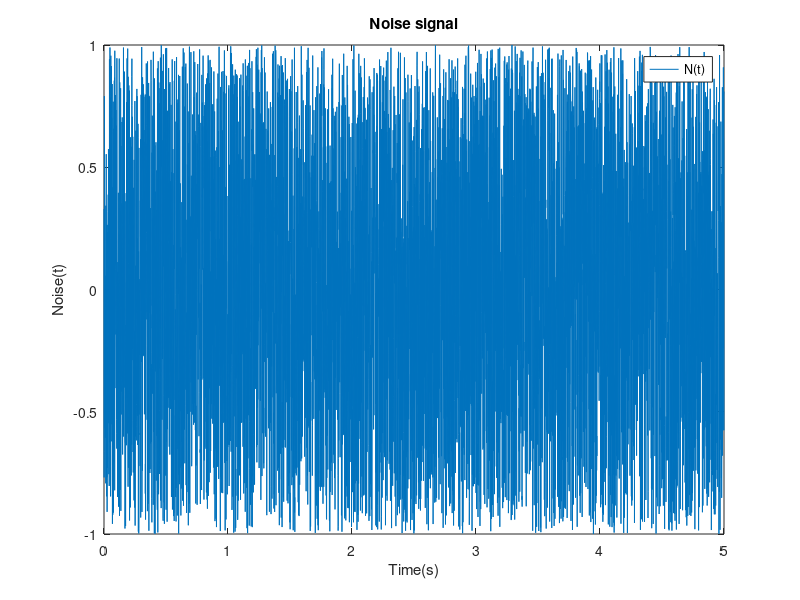

This figure's MATLAB source:
%% We use 0.001(s) steps for this plot 
delta=0.001;  
n=5/delta+1;   % Number of random numbers that are produced
D=1;           % Domain of noise signal
t=0:delta:5;
Noise=2*D*( rand(1,n)-0.5 );
plot(t,Noise);
xlabel('Time(s)');
ylabel('Noise(t)');
title('Noise signal');
legend('N(t)');
axis([0 5 -D D]);